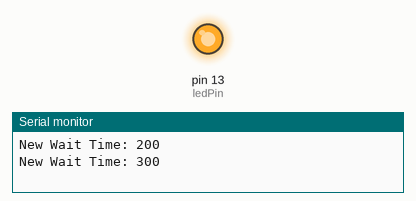
Recording of a sketch running on a simulated Arduino Uno, built with avr-gcc and run on an emulated ATmega328P. Shown: output pins drawn as LEDs (lit = HIGH), the last lines printed to the serial monitor.

Above: at 0.75 s.
At 10.5 s:
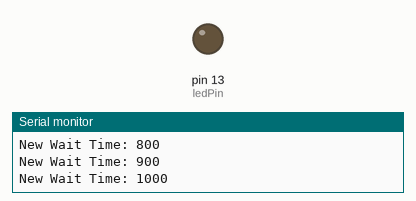
Timing chart, 0 to 26.0 s (numbered marks = the images above):
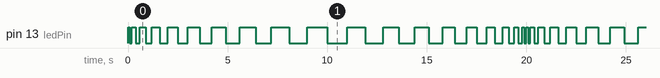

The sketch:

Lesson_1.ino
```cpp
//cont = a vriable that will not change
//integer
// LED pin on the arduino
// Pin i want to reference is 13
//Tis is a global varaible == varaible accessible in all code
const int ledPin = 13;

void setup() {
  // put your setup code here, to run once:
  // Able to talk to the serial monitor
  // Open up a port and set 9600 characters per second
  Serial.begin(9600);

  //Use an LED
  // Reference pin and use it for output
  // Call LED variable
  pinMode(ledPin, OUTPUT);

}

void loop() {
  // put your main code here, to run repeatedly:
  //  Create local varialbes
  //only able to use in loop
  //How much time to turn off and on LED
  //Static == set a valuye one time at the first loop
  static int delayPeriod = 100;
  //  crate an integer
  static int countDir = 1;
  //Turn on LED
  digitalWrite(ledPin, HIGH);
  //Stay on for a certain amount of time
  delay(delayPeriod);
  //Turn LED off
  digitalWrite(ledPin, LOW);
  //Stay off for a certain amount of time
  delay(delayPeriod);

  //call function
  countDir  = checkDirChange(delayPeriod, countDir);

  //Change selayperiod
  delayPeriod += 100 * countDir;
  //Print display
  Serial.print("New Wait Time: ");
  // Print integer at same line than above
  Serial.println(delayPeriod);

}
//Create function
int checkDirChange(int delayPeriod, int countDir){
  //If statments
  //Or == ||
  if ((delayPeriod == 1000)|| (delayPeriod == 0)){
  // Variable == direction to change
    countDir *= -1;
    if(countDir < 0){
    // Display print
      Serial.println("Going down");
    } else {
      Serial.println("Going up");
    }
  }
  return countDir;
}
```

Measured:
- by itself, pin 13 (ledPin): moves between LOW and HIGH, repeating every 20.0 s
- by itself, everything shown: repeats every 20.0 s, in 38 steps
